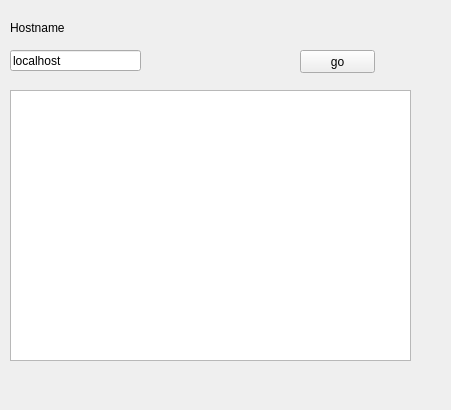
<?xml version="1.0" encoding="UTF-8"?>
<ui version="4.0">
 <class>Webclient</class>
 <widget class="QWidget" name="Webclient">
  <property name="geometry">
   <rect>
    <x>0</x>
    <y>0</y>
    <width>451</width>
    <height>410</height>
   </rect>
  </property>
  <property name="windowTitle">
   <string>Webclient</string>
  </property>
  <widget class="QLineEdit" name="hostname">
   <property name="geometry">
    <rect>
     <x>10</x>
     <y>50</y>
     <width>131</width>
     <height>21</height>
    </rect>
   </property>
   <property name="text">
    <string>localhost</string>
   </property>
  </widget>
  <widget class="QLabel" name="label">
   <property name="geometry">
    <rect>
     <x>10</x>
     <y>20</y>
     <width>61</width>
     <height>16</height>
    </rect>
   </property>
   <property name="text">
    <string>Hostname</string>
   </property>
  </widget>
  <widget class="QPushButton" name="pushButton">
   <property name="geometry">
    <rect>
     <x>300</x>
     <y>50</y>
     <width>75</width>
     <height>23</height>
    </rect>
   </property>
   <property name="text">
    <string>go</string>
   </property>
  </widget>
  <widget class="QTextBrowser" name="textBrowser">
   <property name="geometry">
    <rect>
     <x>10</x>
     <y>90</y>
     <width>401</width>
     <height>271</height>
    </rect>
   </property>
  </widget>
 </widget>
 <layoutdefault spacing="6" margin="11"/>
 <resources/>
 <connections/>
</ui>
